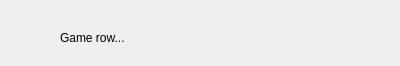
<?xml version="1.0" encoding="UTF-8"?>
<ui version="4.0">
 <class>GameRow</class>
 <widget class="QWidget" name="GameRow">
  <property name="geometry">
   <rect>
    <x>0</x>
    <y>0</y>
    <width>400</width>
    <height>66</height>
   </rect>
  </property>
  <property name="windowTitle">
   <string>Form</string>
  </property>
  <widget class="QLabel" name="label">
   <property name="geometry">
    <rect>
     <x>60</x>
     <y>30</y>
     <width>241</width>
     <height>16</height>
    </rect>
   </property>
   <property name="text">
    <string>Game row...</string>
   </property>
  </widget>
 </widget>
 <resources/>
 <connections/>
</ui>
